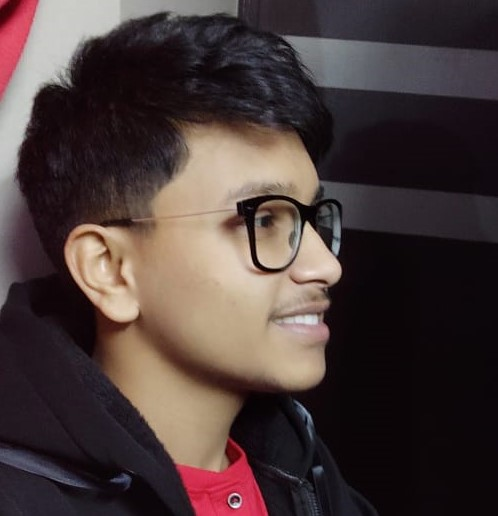
#> input picture python/pyhon projects/cartoon/insta.jpg, 498 x 516 px, found by its file name
$ python main.py
#> lines starting #> are read from the running program, lines starting #| are printed output that depends on the picture
import cv2
import numpy as np

img = cv2.imread("cartoon/insta.jpg")
#> img is the input picture: shape (516, 498, 3); mean B, G, R 57.8, 59.1, 73.7

gray = cv2.cvtColor(img, cv2.COLOR_BGR2GRAY)
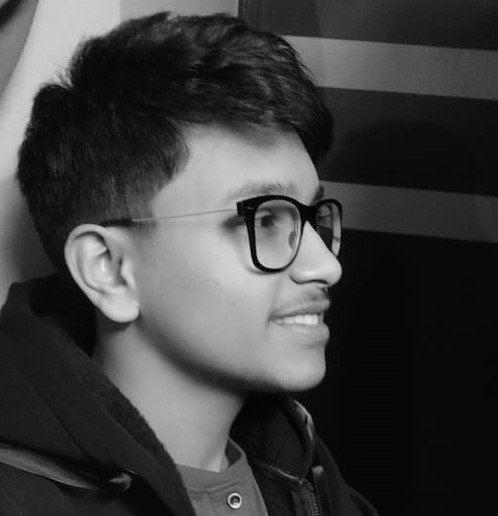
#> gray: shape (516, 498); min 0, max 250, mean 63.3
gray = cv2.medianBlur(gray, 5)
#> (the run stopped early here; a loop or call above may not have finished)
